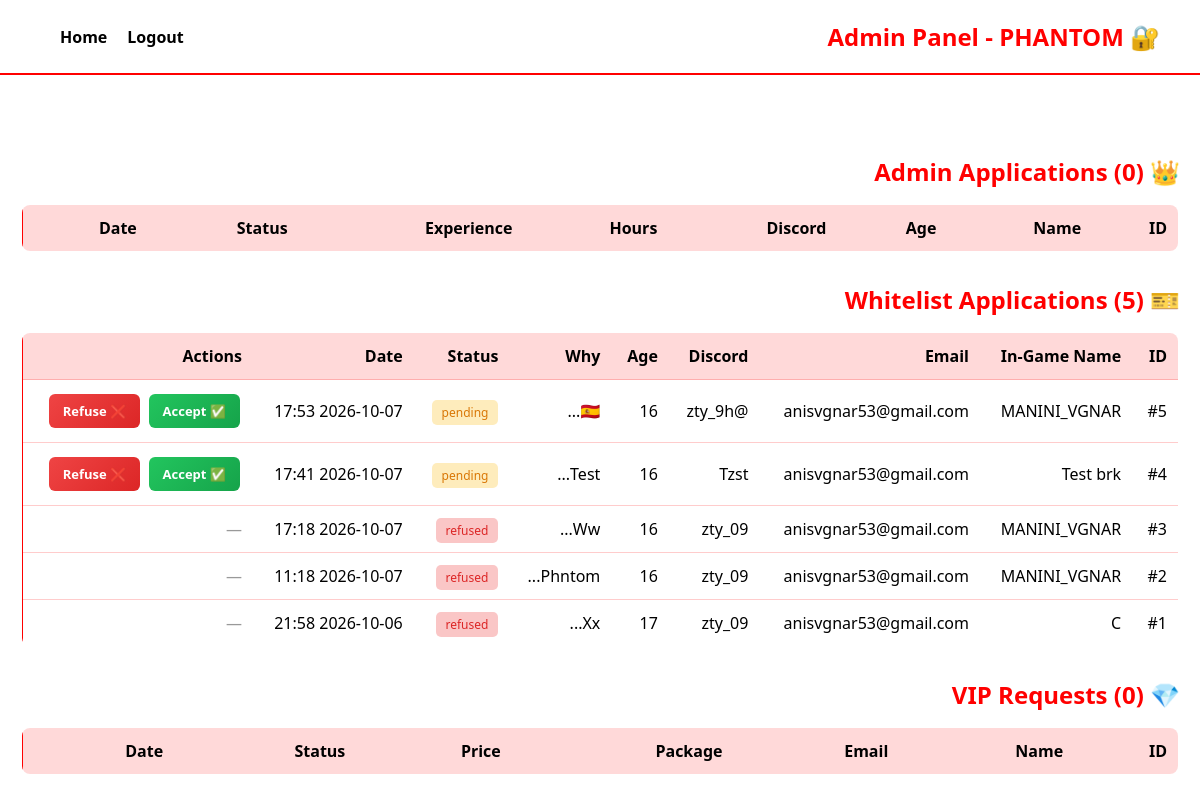
/admin (signed in), run on the app's committed database.
### tables this page shows
CREATE TABLE whitelist (
        id INTEGER PRIMARY KEY AUTOINCREMENT,
        ingame_name TEXT NOT NULL,
        email TEXT NOT NULL,
        discord TEXT,
        age INTEGER,
        why TEXT,
        status TEXT DEFAULT 'pending',
        created_at TEXT
    );

### app.py (the view)
@app.route('/admin', methods=['GET', 'POST'])
def admin():
    if request.method == 'POST':
        if request.form['password'] == 'phantom2026':
            session['admin'] = True
            return redirect(url_for('admin'))
        else:
            flash('Wrong password!', 'danger')
    if not session.get('admin'):
        return render_template('admin_login.html')
    conn = sqlite3.connect(DB)
    c = conn.cursor()
    c.execute("SELECT * FROM admin_apps ORDER BY id DESC")
    admin_apps = c.fetchall()
    c.execute("SELECT * FROM whitelist ORDER BY id DESC")
    whitelist_apps = c.fetchall()
    c.execute("SELECT * FROM vip_requests ORDER BY id DESC")
    vip_requests = c.fetchall()
    conn.close()
    return render_template('admin.html', admin_apps=admin_apps, whitelist_apps=whitelist_apps, vip_requests=vip_requests)

### templates/admin.html (shortened to what this page needs)
<!DOCTYPE html>
<html lang="ar" dir="rtl">
<head>
</head>
<body>
<div class="nav">
<div class="logo">🔐 Admin Panel - PHANTOM</div>
<div><a href="/">Home</a><a href="/logout">Logout</a></div>
</div>
<div class="container">
<h2>👑 Admin Applications ({{ admin_apps|length }})</h2>
<table>
<tr><th>ID</th><th>Name</th><th>Age</th><th>Discord</th><th>Hours</th><th>Experience</th><th>Status</th><th>Date</th></tr>
</table>
<h2>🎫 Whitelist Applications ({{ whitelist_apps|length }})</h2>
<table>
<tr>
<th>ID</th><th>In-Game Name</th><th>Email</th><th>Discord</th>
<th>Age</th><th>Why</th><th>Status</th><th>Date</th><th>Actions</th>
</tr>
{% for w in whitelist_apps %}
<tr>
<td>#{{ w[0] }}</td>
<td>{{ w[1] }}</td>
<td>{{ w[2] }}</td>
<td>{{ w[3] }}</td>
<td>{{ w[4] }}</td>
<td>{{ w[5][:50] }}...</td>
<td><span class="status {{ w[6] }}">{{ w[6] }}</span></td>
<td>{{ w[7] }}</td>
<td>
{% if w[6] == 'pending' %}
<a href="/admin/whitelist/{{ w[0] }}/accept" class="btn accept">✅ Accept</a>
<a href="/admin/whitelist/{{ w[0] }}/refuse" class="btn refuse">❌ Refuse</a>
{% else %}
<span style="color:#999;">—</span>
{% endif %}
</td>
</tr>
{% endfor %}
</table>
<h2>💎 VIP Requests ({{ vip_requests|length }})</h2>
<table>
<tr><th>ID</th><th>Name</th><th>Email</th><th>Package</th><th>Price</th><th>Status</th><th>Date</th></tr>
</table>
</div>
</body>
</html>

### templates/admin.html (style rules this page uses)
* { margin:0; padding:0; box-sizing:border-box; }
body { font-family:'Segoe UI',sans-serif; background:#fff; color:#000; }
.nav { background:rgba(255,255,255,0.95); padding:20px 40px; display:flex; justify-content:space-between; align-items:center; border-bottom:2px solid #ff0000; }
.logo { font-size:24px; font-weight:900; color:#ff0000; }
.nav a { color:#000; text-decoration:none; margin-left:20px; font-weight:600; }
.container { max-width:1200px; margin:30px auto; padding:20px; }
h2 { color:#ff0000; margin:30px 0 15px; }
table { width:100%; border-collapse:collapse; background:#fff; border-radius:10px; overflow:hidden; margin-bottom:30px; border:2px solid #ff0000; }
th, td { padding:12px; text-align:right; border-bottom:1px solid rgba(255,0,0,0.2); }
th { background:rgba(255,0,0,0.15); color:#000; font-weight:bold; }
.status { padding:4px 10px; border-radius:5px; font-size:12px; background:rgba(251,191,36,0.3); color:#d97706; }
.status.refused { background:rgba(239,68,68,0.3); color:#dc2626; }
.btn { padding:8px 14px; border-radius:6px; text-decoration:none; font-size:13px; font-weight:bold; display:inline-block; margin:2px; color:#fff; border:none; cursor:pointer; transition:all 0.2s; }
.btn.accept { background:linear-gradient(135deg,#22c55e,#16a34a); }
.btn.refuse { background:linear-gradient(135deg,#ef4444,#dc2626); }

### data on the page
whitelist: id "5", ingame_name "MANINI_VGNAR", email "anisvgnar53@gmail.com", discord "@zty_9h", age "16", why "🇪🇸", status "pending", created_at "2026-10-07 17:53"
whitelist: id "4", ingame_name "Test brk", email "anisvgnar53@gmail.com", discord "Tzst", age "16", why "Test", status "pending", created_at "2026-10-07 17:41"
whitelist: id "3", ingame_name "MANINI_VGNAR", email "anisvgnar53@gmail.com", discord "zty_09", age "16", why "Ww", status "refused", created_at "2026-10-07 17:18"
whitelist: id "2", ingame_name "MANINI_VGNAR", email "anisvgnar53@gmail.com", discord "zty_09", age "16", why "Phntom", status "refused", created_at "2026-10-07 11:18"
whitelist: id "1", ingame_name "C", email "anisvgnar53@gmail.com", discord "zty_09", age "17", why "Xx", status "refused", created_at "2026-10-06 21:58"

### other printed values
{{ admin_apps|length }} "0"
{{ whitelist_apps|length }} "5"
{{ vip_requests|length }} "0"
